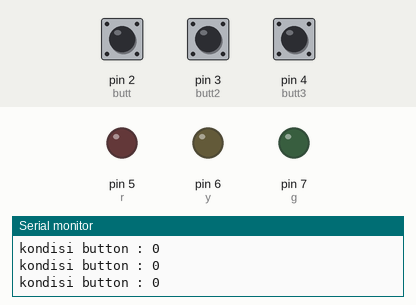
A sketch run on a simulated Arduino Uno, built with avr-gcc and run on an emulated ATmega328P. Parts: output pins drawn as LEDs (lit = HIGH), the last lines printed to the serial monitor. Inputs (shaded band) come from the test bench; at power-on: pin 2 (butt) LOW, pin 3 (butt2) LOW, pin 4 (butt3) LOW.

Above: at 1.2 s.
1.3 s: pin 2 (butt) pulled HIGH for 0.15 s
At 1.39 s:
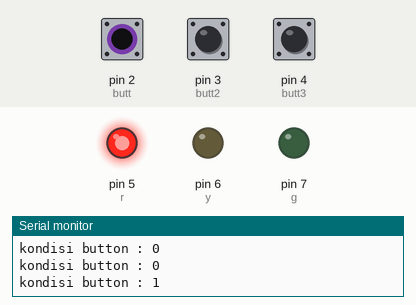
2.9 s: pin 3 (butt2) pulled HIGH for 0.15 s
At 3.0 s:
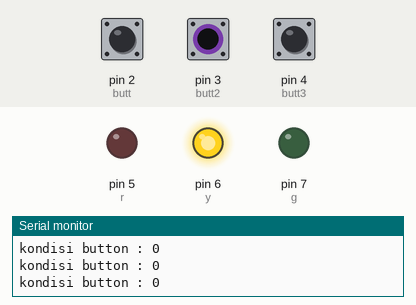
4.5 s: pin 4 (butt3) pulled HIGH for 0.15 s
At 4.6 s:
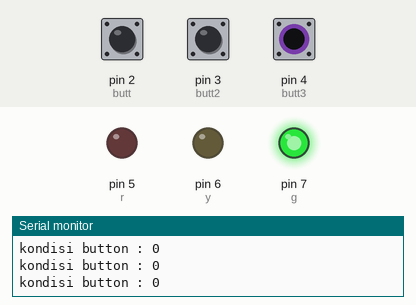
6.1 s: pin 4 (butt3) pulled HIGH for 3.2 s
At 10.1 s:
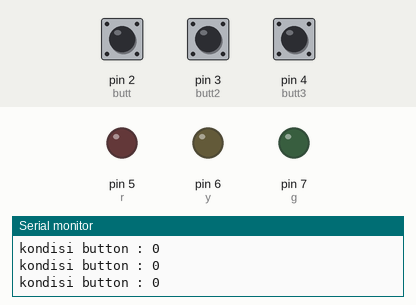
12.3 s: pin 2 (butt) pulled HIGH for 3.2 s
At 13.4 s:
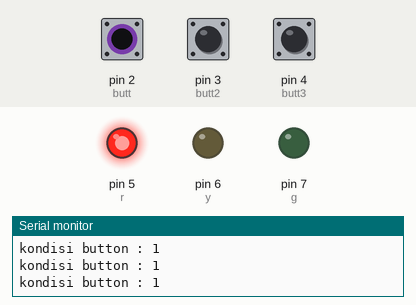
18.5 s: pin 2 (butt) driven HIGH and pin 3 (butt2) driven HIGH
At 19.3 s:
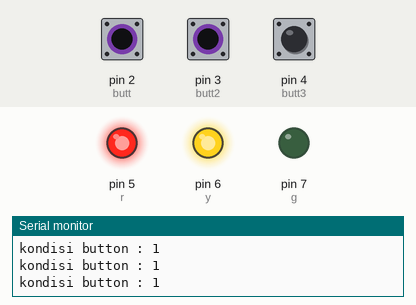
Timing chart, 0 to 21.0 s (numbered marks = the images above; inputs shaded):
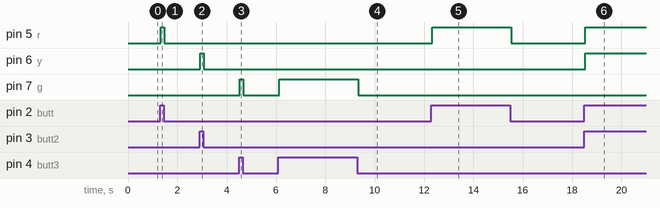

Measured:
- after the input at 1.3 s, pin 5 (r): LOW → HIGH at once, → LOW 0.15 s later
- after the input at 2.9 s, pin 6 (y): LOW → HIGH at once, → LOW 0.15 s later
- after the input at 4.5 s, pin 7 (g): LOW → HIGH at once, → LOW 0.15 s later
- after the input at 6.1 s, pin 7 (g): LOW → HIGH at once, → LOW 3.2 s later
- after the input at 12.3 s, pin 5 (r): LOW → HIGH at once, → LOW 3.2 s later
- after the input at 18.5 s, pin 5 (r), pin 6 (y): LOW → HIGH at once

The sketch:

1.BUTTON.ino
```cpp
//Inisialisasi pembuatan variable
//BUTTON
int butt = 2;
int butt2 = 3;
int butt3 = 4;
//LED
int r=5;
int y=6;
int g=7;
int x=1000;


void setup() {
//SERIAL SETTING PIN
 Serial.begin(9600);
 pinMode(r,OUTPUT);
 pinMode(y,OUTPUT);
 pinMode(g,OUTPUT);
 pinMode(butt,INPUT);
 pinMode(butt2,INPUT);
 pinMode(butt3,INPUT);
 }

void loop() {
   //prgram yang akan dijalankan berulang ulang
   //BACA DATA
   int kondisi = digitalRead (butt);
   int kondisi2 = digitalRead (butt2);
   int kondisi3 = digitalRead (butt3);
   //SERIAL PRINT
   Serial.print("kondisi button : ");
   Serial.println(kondisi);

   //LOGIKA
   //START BUTTON 1
   if(kondisi ==1){digitalWrite(r, HIGH);}else{digitalWrite(r, LOW);}
   //STOP BUTTON 1

   //START BUTTON 2
   if(kondisi2 == 1){digitalWrite(y, HIGH);}else{digitalWrite(y, LOW);}
   //STOP BUTTON 2

   //START BUTTON 3
   if(kondisi3 == 1){digitalWrite(g, HIGH);}else{digitalWrite(g, LOW);}
   //STOP BUTTON 3
}
```
